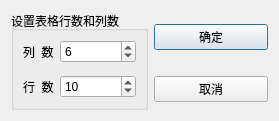
<?xml version="1.0" encoding="UTF-8"?>
<ui version="4.0">
 <class>CDialogSetSize</class>
 <widget class="QDialog" name="CDialogSetSize">
  <property name="geometry">
   <rect>
    <x>0</x>
    <y>0</y>
    <width>279</width>
    <height>104</height>
   </rect>
  </property>
  <property name="windowTitle">
   <string>设置行数列数</string>
  </property>
  <layout class="QGridLayout" name="gridLayout">
   <item row="0" column="0" rowspan="2">
    <widget class="QGroupBox" name="groupBox">
     <property name="title">
      <string>设置表格行数和列数</string>
     </property>
     <layout class="QFormLayout" name="formLayout">
      <item row="0" column="0">
       <widget class="QLabel" name="label_2">
        <property name="text">
         <string>列  数</string>
        </property>
       </widget>
      </item>
      <item row="0" column="1">
       <widget class="QSpinBox" name="spinBoxColumn">
        <property name="minimum">
         <number>1</number>
        </property>
        <property name="maximum">
         <number>500</number>
        </property>
        <property name="value">
         <number>6</number>
        </property>
       </widget>
      </item>
      <item row="2" column="0">
       <widget class="QLabel" name="label">
        <property name="text">
         <string>行  数</string>
        </property>
       </widget>
      </item>
      <item row="2" column="1">
       <widget class="QSpinBox" name="spinBoxRow">
        <property name="minimum">
         <number>1</number>
        </property>
        <property name="maximum">
         <number>500</number>
        </property>
        <property name="value">
         <number>10</number>
        </property>
       </widget>
      </item>
      <item row="1" column="1">
       <spacer name="verticalSpacer">
        <property name="orientation">
         <enum>Qt::Orientation::Vertical</enum>
        </property>
        <property name="sizeHint" stdset="0">
         <size>
          <width>20</width>
          <height>40</height>
         </size>
        </property>
       </spacer>
      </item>
     </layout>
    </widget>
   </item>
   <item row="0" column="1">
    <widget class="QPushButton" name="btnOK">
     <property name="text">
      <string>确定</string>
     </property>
     <property name="icon">
      <iconset resource="res.qrc">
       <normaloff>:/images/images/704.bmp</normaloff>:/images/images/704.bmp</iconset>
     </property>
    </widget>
   </item>
   <item row="1" column="1">
    <widget class="QPushButton" name="btnCancel">
     <property name="text">
      <string>取消</string>
     </property>
     <property name="icon">
      <iconset resource="res.qrc">
       <normaloff>:/images/images/706.bmp</normaloff>:/images/images/706.bmp</iconset>
     </property>
    </widget>
   </item>
  </layout>
 </widget>
 <resources>
  <include location="res.qrc"/>
 </resources>
 <connections/>
</ui>
